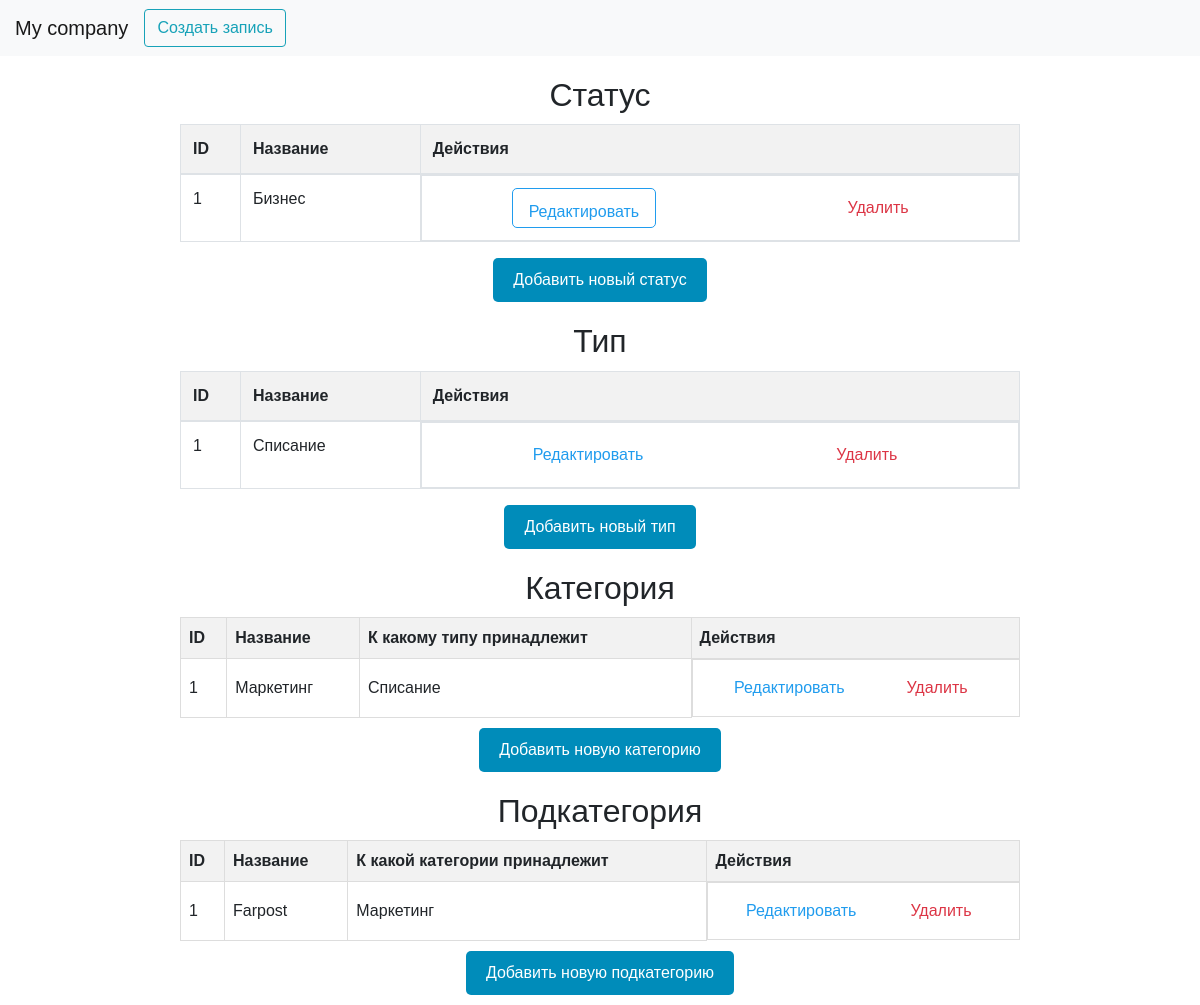
The page /guide/ on the database as committed earlier.
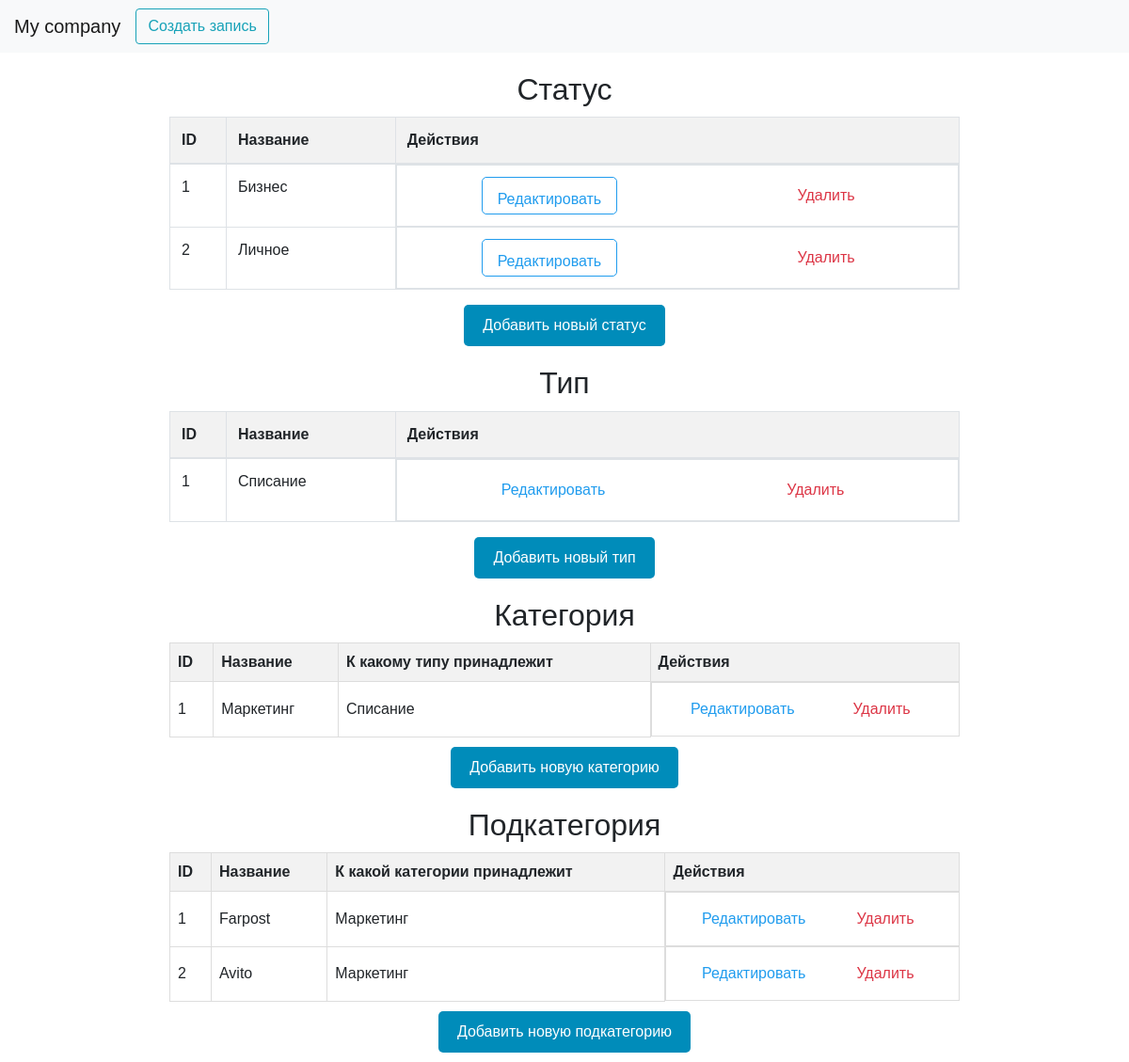
The same page on the database as committed later.
### ddsBD/models.py (models this page shows, shortened)
class Status(models.Model):
    name=models.CharField(max_length=128,unique=True, verbose_name="Название статуса")
    class Meta:
        verbose_name='Статус'
        verbose_name_plural='Статусы'

class Type(models.Model):
    name = models.CharField(max_length=128, unique= True, verbose_name="Название типа")
    class Meta:
        verbose_name = 'Тип'
        verbose_name_plural = 'Типы'
    def __str__(self):
        return self.name

class Category(models.Model):
    name=models.CharField(max_length=128, unique=True, verbose_name="Название категории")
    typedds=models.ForeignKey(Type, on_delete=models.CASCADE, verbose_name="К какому типу привязана")
    class Meta:
        verbose_name = 'Категория'
        verbose_name_plural = 'Категории'
    def __str__(self):
        return self.name

class SubCategory(models.Model):
    name=models.CharField(max_length=128, verbose_name="Название подкатегории")
    category=models.ForeignKey(Category, on_delete=models.CASCADE, verbose_name="К какой категории относится")
    class Meta:
        verbose_name='Подкатегория'
        verbose_name_plural = 'Подкатегории'

### ddsBD/views.py (the view)
# urls.py: path('guide/',guide,name='guide'),
def guide(request):
    status_data = Status.objects.all()
    type_data = Type.objects.all()
    category_data = Category.objects.all()
    subcategory_data = SubCategory.objects.all()
    context = {
        'status_data': status_data,
        'type_data': type_data,
        'category_data': category_data,
        'subcategory_data': subcategory_data,
    }
    return render(request,'guide.html',context)

### ddsBD/templates/guide.html (shortened to what the changed rows need)
{% load static %}
<!DOCTYPE html>
<html lang="en">
<head>
    <link rel="stylesheet" href="https://stackpath.bootstrapcdn.com/bootstrap/4.5.2/css/bootstrap.min.css">
    <link rel="stylesheet" href="{% static 'css/guide.css'%}">
</head>
<body>
<h2>Статус</h2>
<table id="statusTable" class="table table-bordered">
    <thead>
        <tr>
            <th>ID</th>
            <th>Название</th>
            <th>Действия</th>
        </tr>
    </thead>
    <tbody>
        {% for status in status_data %}
        <tr data-status-id="{{ status.id }}">
            <td>{{status.id}}</td>
            <td class="status-name">{{status.name}}</td>
            <td class="button-container">
                <a href="#" class="btn btn-outline-info mr-2 edit-button" role="button">Редактировать</a>
                <button class="btn btn-outline-danger ml-2 delete-button">Удалить</button>
            </td>
        </tr>
        {% endfor %}
    </tbody>
</table>
    <h2>Тип</h2>
    <table id="typeTable" class="table table-bordered">
        <thead>
            <tr>
                <th>ID</th>
                <th>Название</th>
                <th>Действия</th>
            </tr>
        </thead>
        <tbody>
            {% for typedds in type_data%}
            <tr data-type-id="{{ typedds.id }}">
                <td>{{typedds.id}}</td>
                <td class="type-name">{{typedds.name}}</td>
                <td class="button-container">
                    <button class="btn btn-outline-info mr-2 edit-button">Редактировать</button>
                    <button class="btn btn-outline-danger ml-2 delete-type-button">Удалить</button>
                </td>
            </tr>
            {% endfor %}
        </tbody>
    </table>
<h2>Категория</h2>
    <table id="category-table-body">
        <thead>
            <tr>
                <th>ID</th>
                <th>Название</th>
                <th>К какому типу принадлежит</th>
                <th>Действия</th>
            </tr>
        </thead>
        <tbody>
            {% for category in category_data %}
            <tr data-id="{{ category.id }}">
                <td>{{ category.id }}</td>
                <td class="name-column">{{ category.name }}</td>
                <td class="type-column">{{ category.typedds }}</td>
                <td class="button-container">
                    <button class="btn btn-outline-info mr-2 edit-button">Редактировать</button>
                    <button class="btn btn-outline-danger ml-2 delete-category-button">Удалить</button>
                </td>
            </tr>
            {% endfor %}
        </tbody>
    </table>
    <h2>Подкатегория</h2>
    <table id="subcategory-table-body">
        <thead>
            <tr>
                <th>ID</th>
                <th>Название</th>
                <th>К какой категории принадлежит</th>
                <th>Действия</th>
            </tr>
        </thead>
        <tbody>
            {% for subcategory in subcategory_data%}
            <tr data-id="{{ subcategory.id }}">
                <td>{{subcategory.id}}</td>
                <td class="name-column">{{ subcategory.name }}</td>
                <td class="category-column">{{ subcategory.category }}</td>
                <td class="button-container">
                    <button class="btn btn-outline-info mr-2 edit-button">Редактировать</button>
                    <button class="btn btn-outline-danger ml-2 delete-subcategory-button">Удалить</button>
                </td>
            </tr>
            {% endfor %}
        </tbody>
    </table>
</body>
</html>

Rows that differ between the two databases and show on the page:
added Status: id "2", name "Личное"
added SubCategory: id "2", name "Avito", category "Маркетинг"
